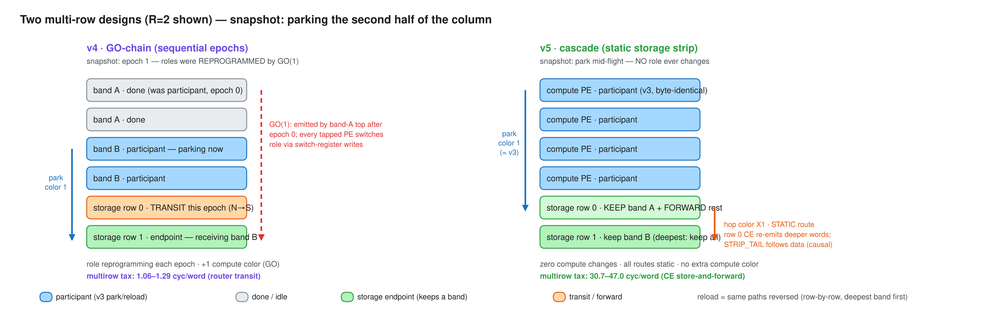
#> input picture projects/WaferEngine-staging/meetings/2026-08-24-src/figures/v4_vs_v5.png, 1000 x 323 px, shrunk from 3000 x 968 before the run
$ python fig_v4_model_topology.py
#> lines starting #> are read from the running program, lines starting #| are printed output that depends on the picture
#!/usr/bin/env python3
"""Render slide-6 content: v4 model form, fitted coefficients, and topology.

The topology panel is a crop of the v4 half of v4_vs_v5.png. Its editable
source of truth is WaferEngine-staging/docs/diagrams/
m3-multirow-v4-vs-v5.excalidraw.
"""

from pathlib import Path

import matplotlib.pyplot as plt
from matplotlib.patches import FancyBboxPatch
from PIL import Image


HERE = Path(__file__).resolve().parent
OUT = HERE / "fig_v4_model_topology.png"

INK = "#18181B"
BODY = "#52525B"
MUTED = "#A1A1AA"
VIOLET = "#6D28D9"
BLUE = "#1D4ED8"
GREEN = "#047857"
RULE = "#E4E4E7"
CARD = "#F7F7F8"

plt.rcParams.update({"font.family": "Arimo", "mathtext.fontset": "dejavusans"})

fig = plt.figure(figsize=(16, 6.4), dpi=180, facecolor="white")
gs = fig.add_gridspec(1, 2, width_ratios=[1.12, 0.88], wspace=0.05)
ax_l = fig.add_subplot(gs[0, 0])
ax_r = fig.add_subplot(gs[0, 1])
for ax in (ax_l, ax_r):
    ax.set_axis_off()

ax_l.text(0.00, 0.96, "1 · MODEL FORM", color=MUTED, fontsize=15,
          fontweight="bold", va="top", transform=ax_l.transAxes)
ax_l.text(0.00, 0.86,
          r"$C_{v4}(N,E,R,m)=C_{floor}^{(m)}$"
          "\n" r"$\quad +(E-4)N\,C_{owner}^{(m)}$"
          "\n" r"$\quad +W_{fwd}(N,E,R)\,C_{router}^{(m)}$",
          color=INK, fontsize=22, linespacing=1.45, va="top",
          transform=ax_l.transAxes)
ax_l.text(0.00, 0.55,
          r"$W_{fwd}=(N-N/R)E,\qquad m\in\{task,DSD\}$",
          color=VIOLET, fontsize=17, va="top", transform=ax_l.transAxes)
ax_l.text(0.00, 0.48,
          "N = compute PEs/column · E = u32 words/PE · R = storage rows",
          color=BODY, fontsize=12.5, va="top", transform=ax_l.transAxes)

ax_l.text(0.00, 0.38, "2 · FITTED COEFFICIENTS", color=MUTED, fontsize=15,
          fontweight="bold", va="top", transform=ax_l.transAxes)

card = FancyBboxPatch((0.00, 0.02), 0.97, 0.31,
                      boxstyle="round,pad=0.012,rounding_size=0.018",
                      linewidth=1.0, edgecolor=RULE, facecolor=CARD,
                      transform=ax_l.transAxes)
ax_l.add_patch(card)

x = [0.035, 0.36, 0.54, 0.70]
headers = ["term", "task", "owner DSD", "physical role"]
for xpos, label in zip(x, headers):
    ax_l.text(xpos, 0.285, label.upper(), color=MUTED, fontsize=10.5,
              fontweight="bold", va="top", transform=ax_l.transAxes)

rows = [
    (r"$C_{floor}$", "61,058", "78,676", "launch/control + role setup"),
    (r"$C_{owner}$", "96.00", "65.08", "endpoint payload, cyc/word"),
    (r"$C_{router}$", "1.06", "1.29", "router-only fwd, cyc/word"),
]
ys = [0.215, 0.145, 0.075]
colors = [INK, BLUE, VIOLET]
for y, row, color in zip(ys, rows, colors):
    ax_l.text(x[0], y, row[0], color=color, fontsize=13.5,
              fontweight="bold", va="top", transform=ax_l.transAxes)
    ax_l.text(x[1], y, row[1], color=INK, fontsize=13.5,
              va="top", transform=ax_l.transAxes)
    ax_l.text(x[2], y, row[2], color=INK, fontsize=13.5,
              va="top", transform=ax_l.transAxes)
    ax_l.text(x[3], y, row[3], color=BODY, fontsize=11.5,
              va="top", transform=ax_l.transAxes)

image = Image.open(HERE / "v4_vs_v5.png").convert("RGB")
w, h = image.size
#> w = 1000; h = 323
# Keep the v4 panel only; the full editable source remains the source of truth.
crop = image.crop((100, 82, int(w * 0.485), int(h * 0.90)))
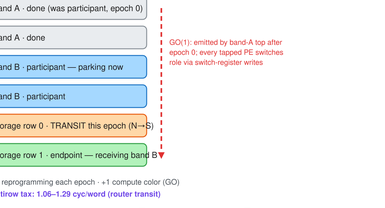
#> crop: PIL image 385x208 RGB; mean R, G, B 235.7, 239.7, 239.7
ax_r.imshow(crop, extent=(0.00, 1.00, 0.01, 0.99), aspect="auto")

fig.savefig(OUT, bbox_inches="tight", pad_inches=0.04, facecolor="white")
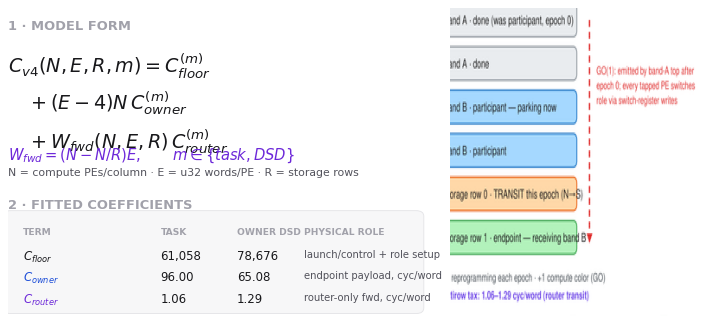
#> figure drawn by matplotlib, 2 panels
print(OUT)

$ run again, with projects/WaferEngine-staging/meetings/2026-08-24-src/figures/recap_e10d.png copied over projects/WaferEngine-staging/meetings/2026-08-24-src/figures/v4_vs_v5.png
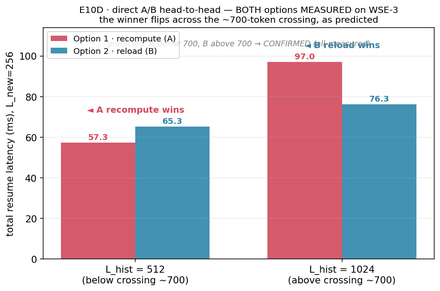
#> input picture projects/WaferEngine-staging/meetings/2026-08-24-src/figures/recap_e10d.png, 440 x 291 px, shrunk from 989 x 653 before the run
#> `crop = image.crop((100, 82, int(w * 0.485), int(h * 0.90)))`:
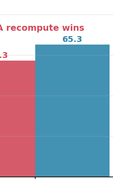
#> crop: PIL image 113x179 RGB; mean R, G, B 153.1, 165.3, 184.8
#> `fig.savefig(OUT, bbox_inches="tight", pad_inches=0.04, facecolor="whit..`:
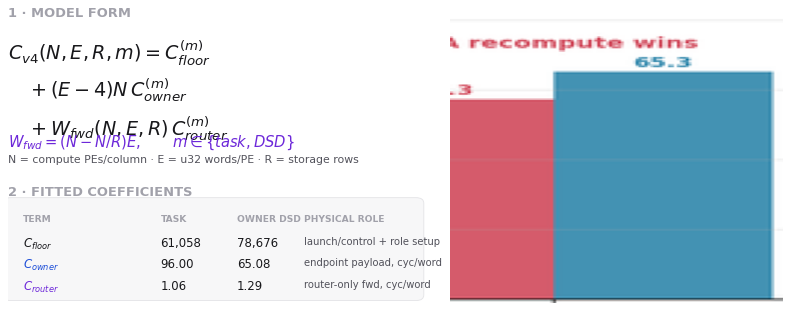
#> figure drawn by matplotlib, 2 panels
